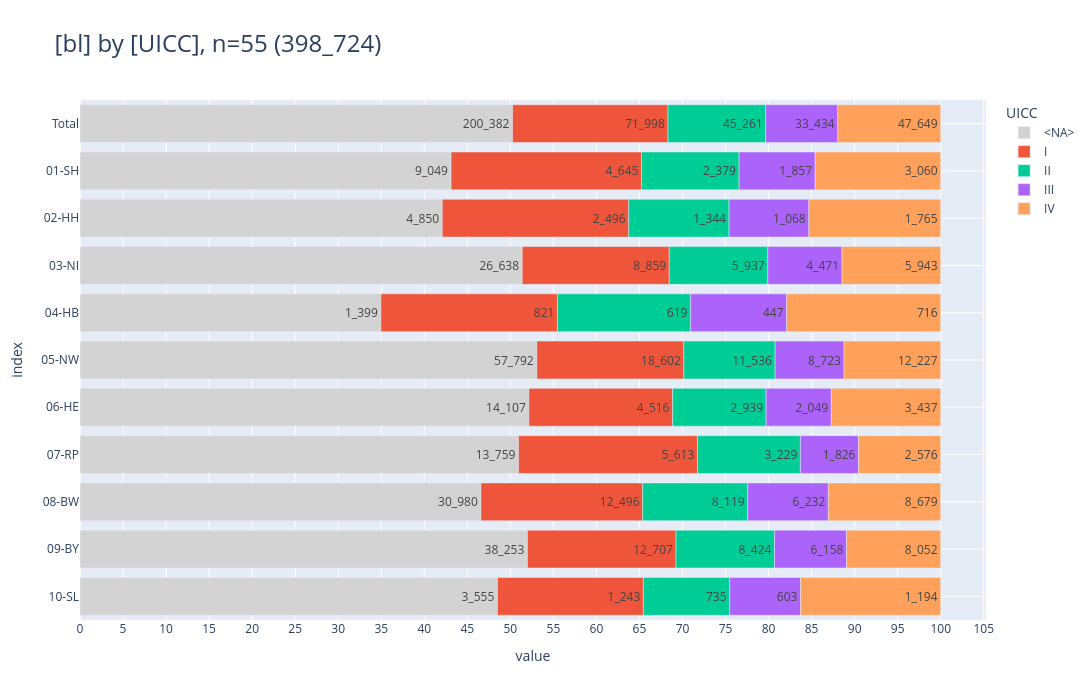

Write notebook code for a chart like this one.
### Code cell
_alias='UICC'
_df = (
    show_freqs(alias=_alias, incl_c44_and_d=False)
    .rename(columns={"kkr": "bl"})
    [["bl", "UICC", "cnt"]]
)
_=pls.plot_stacked_bars(
    _df,
    orientation="h",
    normalize=False,
    relative=True,
    dropna=False,
    sort_values_index=False,
    show_total=True,
    height=700,
)

### Figure 1 — Plotly figure (JSON) as saved in the notebook; plotly's stock layout.template omitted (floating-point values rounded to 4 significant figures)
{"data": [{"hovertemplate": "col=<NA><br>value=%{x}<br>index=%{y}<br>cnt_str=%{text}<extra></extra>", "legendgroup": "<NA>", "marker": {"color": "lightgray", "pattern": {"shape": ""}}, "name": "<NA>", "orientation": "h", "showlegend": true, "text": ["200_382", "9_049", "4_850", "26_638", "1_399", "57_792", "14_107", "13_759", "30_980", "38_253", "3_555"], "textposition": "auto", "type": "bar", "x": [200382, 9049, 4850, 26638, 1399, 57792, 14107, 13759, 30980, 38253, 3555], "xaxis": "x", "y": [" Total", "01-SH", "02-HH", "03-NI", "04-HB", "05-NW", "06-HE", "07-RP", "08-BW", "09-BY", "10-SL"], "yaxis": "y"}, {"hovertemplate": "col=I<br>value=%{x}<br>index=%{y}<br>cnt_str=%{text}<extra></extra>", "legendgroup": "I", "marker": {"color": "#EF553B", "pattern": {"shape": ""}}, "name": "I", "orientation": "h", "showlegend": true, "text": ["71_998", "4_645", "2_496", "8_859", "821", "18_602", "4_516", "5_613", "12_496", "12_707", "1_243"], "textposition": "auto", "type": "bar", "x": [71998, 4645, 2496, 8859, 821, 18602, 4516, 5613, 12496, 12707, 1243], "xaxis": "x", "y": [" Total", "01-SH", "02-HH", "03-NI", "04-HB", "05-NW", "06-HE", "07-RP", "08-BW", "09-BY", "10-SL"], "yaxis": "y"}, {"hovertemplate": "col=II<br>value=%{x}<br>index=%{y}<br>cnt_str=%{text}<extra></extra>", "legendgroup": "II", "marker": {"color": "#00CC96", "pattern": {"shape": ""}}, "name": "II", "orientation": "h", "showlegend": true, "text": ["45_261", "2_379", "1_344", "5_937", "619", "11_536", "2_939", "3_229", "8_119", "8_424", "735"], "textposition": "auto", "type": "bar", "x": [45261, 2379, 1344, 5937, 619, 11536, 2939, 3229, 8119, 8424, 735], "xaxis": "x", "y": [" Total", "01-SH", "02-HH", "03-NI", "04-HB", "05-NW", "06-HE", "07-RP", "08-BW", "09-BY", "10-SL"], "yaxis": "y"}, {"hovertemplate": "col=III<br>value=%{x}<br>index=%{y}<br>cnt_str=%{text}<extra></extra>", "legendgroup": "III", "marker": {"color": "#AB63FA", "pattern": {"shape": ""}}, "name": "III", "orientation": "h", "showlegend": true, "text": ["33_434", "1_857", "1_068", "4_471", "447", "8_723", "2_049", "1_826", "6_232", "6_158", "603"], "textposition": "auto", "type": "bar", "x": [33434, 1857, 1068, 4471, 447, 8723, 2049, 1826, 6232, 6158, 603], "xaxis": "x", "y": [" Total", "01-SH", "02-HH", "03-NI", "04-HB", "05-NW", "06-HE", "07-RP", "08-BW", "09-BY", "10-SL"], "yaxis": "y"}, {"hovertemplate": "col=IV<br>value=%{x}<br>index=%{y}<br>cnt_str=%{text}<extra></extra>", "legendgroup": "IV", "marker": {"color": "#FFA15A", "pattern": {"shape": ""}}, "name": "IV", "orientation": "h", "showlegend": true, "text": ["47_649", "3_060", "1_765", "5_943", "716", "12_227", "3_437", "2_576", "8_679", "8_052", "1_194"], "textposition": "auto", "type": "bar", "x": [47649, 3060, 1765, 5943, 716, 12227, 3437, 2576, 8679, 8052, 1194], "xaxis": "x", "y": [" Total", "01-SH", "02-HH", "03-NI", "04-HB", "05-NW", "06-HE", "07-RP", "08-BW", "09-BY", "10-SL"], "yaxis": "y"}], "layout": {"barmode": "relative", "barnorm": "percent", "height": 700, "legend": {"title": {"text": "UICC"}, "tracegroupgap": 0, "traceorder": "normal"}, "title": {"font": {"size": 24}, "text": "[bl] by [UICC], n=55 (398_724)", "xanchor": "left", "y": 0.95, "yanchor": "top"}, "width": 1600, "xaxis": {"anchor": "y", "domain": [0, 1], "dtick": 5, "gridwidth": 1, "showgrid": true, "title": {"text": "value"}}, "yaxis": {"anchor": "x", "categoryarray": ["10-SL", "09-BY", "08-BW", "07-RP", "06-HE", "05-NW", "04-HB", "03-NI", "02-HH", "01-SH", " Total"], "categoryorder": "array", "domain": [0, 1], "gridwidth": 1, "showgrid": true, "title": {"text": "index"}}}}
